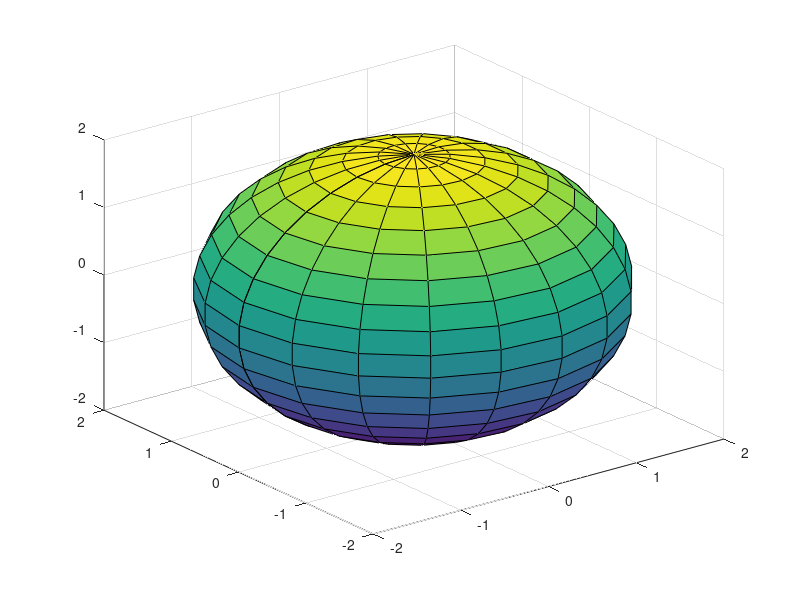

The MATLAB source for this figure: (Note: this script raises an error after producing the figure.)
%plot sphere of radius 2
%and an ellipsoid of revolution for a =1 and b = 0.5
%on the same axes.
%make the sphere partially transparent
%so that the ellipsoid can be seen inside it.

%parameters
r = 2;
a = 1;
b = 0.5;
theta = linspace(-pi,pi,20);
phi = linspace(-pi/2,pi/2,20);

[theta,phi] = meshgrid(theta,phi);

%convert to (x,y,z) values for sphere
x = r *cos(phi).*cos(theta);
y = r *cos(phi).*sin(theta);
z = r *sin(phi);

%convert (x,y,z) values for ellipsoid
x1 = a*cos(phi).*cos(theta);
y1 = b*cos(phi).*cos(theta);
z1 = b*sin(phi);

%plot
figure
surf(x,y,z);
alpha(.3);
hold on;
surf(x1,y1,z1);
title('\bfPlot');
hold off;

